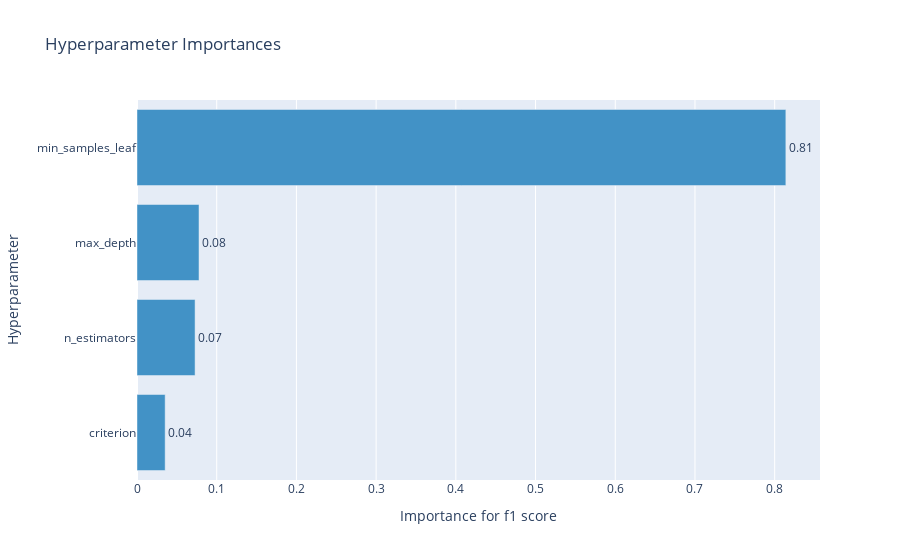

Notebook code for this chart:
### Code cell
optuna.visualization.plot_param_importances(study, target_name='f1 score')

### Figure 1 — Plotly figure (JSON) as saved in the notebook; plotly's stock layout.template omitted (floating-point values rounded to 4 significant figures)
{"data": [{"cliponaxis": false, "hovertemplate": ["criterion (CategoricalDistribution): 0.03532630080971856<extra></extra>", "n_estimators (IntDistribution): 0.07284873722050936<extra></extra>", "max_depth (IntDistribution): 0.0777926607535739<extra></extra>", "min_samples_leaf (IntDistribution): 0.8140323012161983<extra></extra>"], "marker": {"color": "rgb(66,146,198)"}, "orientation": "h", "text": ["0.04", "0.07", "0.08", "0.81"], "textposition": "outside", "type": "bar", "x": [0.03533, 0.07285, 0.07779, 0.814], "y": ["criterion", "n_estimators", "max_depth", "min_samples_leaf"]}], "layout": {"showlegend": false, "title": {"text": "Hyperparameter Importances"}, "xaxis": {"title": {"text": "Importance for f1 score"}}, "yaxis": {"title": {"text": "Hyperparameter"}}}}
